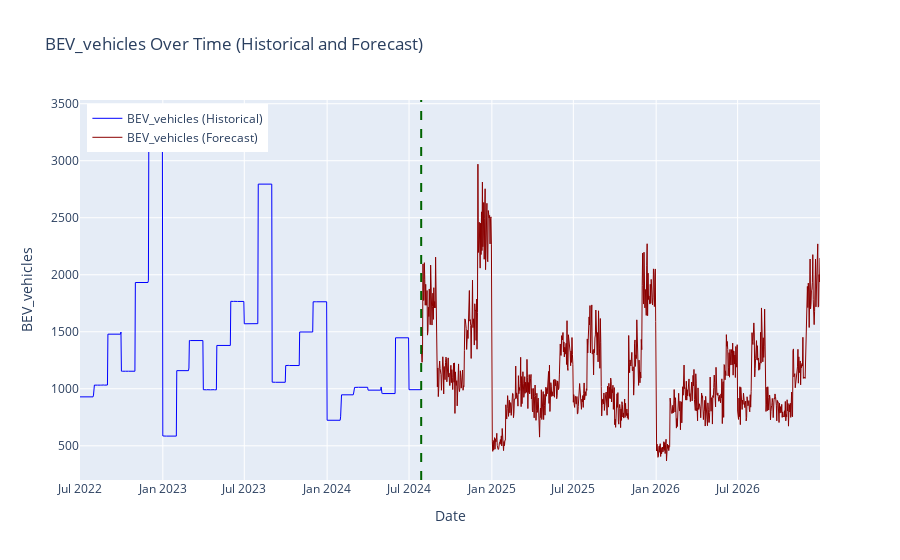

Here is the notebook cell this chart was saved with:
### Markdown cell above
## BEV vehicles

### Code cell
import plotly.graph_objs as go
import pandas as pd
import numpy as np
import os

TARGET_COLUMNS = ["BEV_vehicles"]

df = load_and_prepare_data(
    '/Users/skyfano/Documents/Masterarbeit/Prediction_of_energy_prices/data/Final_data/final_data_july.csv')

# Drop the last 10 columns
df = df.drop(df.columns[-10:], axis=1)

# Calculate mean solar radiation per day with monthly seasonality
# reduce the size of df start at the year 2018 first of january
df_filtered = df[df['Date'] >= '2022-07-01']
df = df_filtered.copy()


def calculate_daily_means_with_seasonality(df, target_column):
    df['Day'] = df['Date'].dt.day
    df['Month'] = df['Date'].dt.month
    daily_means = df.groupby(['Month', 'Day'])[
        target_column].mean().reset_index()

    # Add sinusoidal seasonal variation based on month
    daily_means['Seasonal_Adjustment'] = np.sin(
        2 * np.pi * (daily_means['Month'] - 1) / 12) * 0.1
    daily_means['Adjusted_Value'] = daily_means[target_column] * \
        (1 + daily_means['Seasonal_Adjustment'])
    return daily_means

# Generate future data with minimal variability and multiplicator adjustments


def generate_future_data_with_multiplicators(df, daily_means, start_date, end_date, noise_level=0.2,
                                             multiplicators=None, use_last_years=1, seed=42):
    np.random.seed(seed)
    future_dates = pd.date_range(start=start_date, end=end_date)
    future_df = pd.DataFrame({'Date': future_dates})
    future_df['Month'] = future_df['Date'].dt.month
    future_df['Day'] = future_df['Date'].dt.day

    # Option to use more than the last year for prediction
    recent_data_start_date = df['Date'].max(
    ) - pd.DateOffset(years=use_last_years)
    recent_data = df[df['Date'] >= recent_data_start_date]

    # Merge future dates with daily means
    future_df = future_df.merge(daily_means[['Month', 'Day', 'Adjusted_Value']], on=[
                                'Month', 'Day'], how='left')

    # Apply multiplicators per year period
    if multiplicators:
        for start, end, multiplier in multiplicators:
            mask = (future_df['Date'] >= start) & (future_df['Date'] <= end)
            future_df.loc[mask, 'Adjusted_Value'] *= multiplier

    future_df['Forecast'] = future_df['Adjusted_Value'] * \
        (1 + np.random.normal(0, noise_level, size=len(future_df)))
    return future_df[['Date', 'Forecast']]

# Plot the data for each target column separately and save the plot


def plot_and_save_data(original_df, future_dfs, target_columns, output_dir="forecasted_plots", development="growth"):
    # Create output directory if it doesn't exist
    if not os.path.exists(output_dir):
        os.makedirs(output_dir)

    for i, target_column in enumerate(target_columns):
        future_df = future_dfs[i]

        # Ensure future data column matches TARGET_COLUMN
        future_df.rename(columns={'Forecast': target_column}, inplace=True)

        # Combine the original and future datasets
        combined_df = pd.concat([original_df[['Date', target_column]], future_df[[
                                'Date', target_column]]], ignore_index=True)

        # Plot historical and forecast data for the current column
        fig = go.Figure()

        # Plot historical data
        fig.add_trace(go.Scatter(
            x=original_df['Date'],
            y=original_df[target_column],
            mode='lines',
            name=f"{target_column} (Historical)",
            line=dict(color='blue', width=1)
        ))

        # Plot future data
        fig.add_trace(go.Scatter(
            x=future_df['Date'],
            y=future_df[target_column],
            mode='lines',
            name=f"{target_column} (Forecast)",
            line=dict(color='darkred', width=1)
        ))

        # Add vertical line indicating the end of the original data
        original_end_date = original_df['Date'].max()
        fig.add_vline(x=original_end_date, line=dict(
            color='darkgreen', dash='dash'), name='End of Original Data')

        # Update layout for each plot
        fig.update_layout(
            title=f"{target_column} Over Time (Historical and Forecast)",
            xaxis_title="Date",
            yaxis_title=target_column,
            legend=dict(yanchor="top", y=0.99, xanchor="left", x=0.01),
            template='plotly'
        )

        # Save the figure as a PNG file
        plot_filename = os.path.join(
            output_dir, f"{target_column.replace(' ', '_').replace('/', '_')}_forecast_plot_{development}.png")
        fig.write_image(plot_filename)
        fig.show()
        print(f"Saved plot for {target_column} to {plot_filename}")

# Save the forecasted future data for each target column into separate CSV files


def save_forecast_to_csv(future_dfs, target_columns, output_dir="forecasted_data", development="growth"):
    # Create the output directory if it doesn't exist
    if not os.path.exists(output_dir):
        os.makedirs(output_dir)

    for i, target_column in enumerate(target_columns):
        # Prepare the filename and full path
        file_name = f"{target_column.replace(' ', '_').replace('/', '_')}_forecast_{development}.csv"
        file_path = os.path.join(output_dir, file_name)

        # Save the future dataframe for the target column to CSV
        future_df = future_dfs[i]
        future_df.rename(columns={'Forecast': target_column}, inplace=True)
        future_df.to_csv(file_path, index=False)

        print(f"Saved forecasted data for {target_column} to {file_path}")


# Global configuration
NOISE_LEVEL = 0.1
TOTAL_PREDICTION_LENGTH = 730
MULTIPLICATORS = [
    ('2024-07-29', '2024-12-31', 1.0),
    ('2025-01-01', '2025-12-31', 0.783),
    ('2026-01-01', '2026-12-31', 0.744)
]
DEVELOPMENT = "constant"  # "growth" or "constant"

# Generate daily means with seasonality and future data for each column
future_dfs = []
for target_column in TARGET_COLUMNS:
    daily_means = calculate_daily_means_with_seasonality(df, target_column)
    future_df = generate_future_data_with_multiplicators(
        df, daily_means, start_date='2024-07-29', end_date='2026-12-31', noise_level=NOISE_LEVEL,
        multiplicators=MULTIPLICATORS, use_last_years=1, seed=42)
    future_dfs.append(future_df)

# Save forecasted data to CSV files
save_forecast_to_csv(future_dfs, TARGET_COLUMNS, DEVELOPMENT)

# Plot the combined data for each target column and save the plot
plot_and_save_data(df, future_dfs, TARGET_COLUMNS, DEVELOPMENT)

### Figure 1 — Plotly figure (JSON) as saved in the notebook; plotly's stock layout.template omitted (floating-point values rounded to 4 significant figures; data arrays with more than 128 entries replaced by an {"elided": "..."} marker saying what was removed)
{"data": [{"line": {"color": "blue", "width": 1}, "mode": "lines", "name": "BEV_vehicles (Historical)", "type": "scatter", "x": {"elided": "759 str values"}, "y": {"elided": "759 int values"}}, {"line": {"color": "darkred", "width": 1}, "mode": "lines", "name": "BEV_vehicles (Forecast)", "type": "scatter", "x": {"elided": "886 str values"}, "y": {"elided": "886 float values"}}], "layout": {"legend": {"x": 0.01, "xanchor": "left", "y": 0.99, "yanchor": "top"}, "shapes": [{"line": {"color": "darkgreen", "dash": "dash"}, "name": "End of Original Data", "type": "line", "x0": "2024-07-28T00:00:00", "x1": "2024-07-28T00:00:00", "xref": "x", "y0": 0, "y1": 1, "yref": "y domain"}], "title": {"text": "BEV_vehicles Over Time (Historical and Forecast)"}, "xaxis": {"title": {"text": "Date"}}, "yaxis": {"title": {"text": "BEV_vehicles"}}}}
